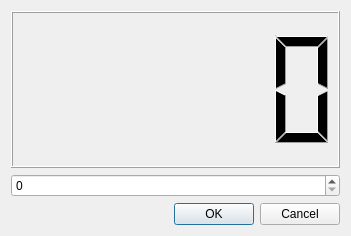
<?xml version="1.0" encoding="UTF-8"?>
<ui version="4.0">
 <class>SimpleDialog</class>
 <widget class="QDialog" name="SimpleDialog">
  <property name="geometry">
   <rect>
    <x>0</x>
    <y>0</y>
    <width>351</width>
    <height>236</height>
   </rect>
  </property>
  <property name="windowTitle">
   <string>SimpleDialog</string>
  </property>
  <layout class="QVBoxLayout" name="verticalLayout">
   <item>
    <widget class="QLCDNumber" name="lcdNumber"/>
   </item>
   <item>
    <widget class="QSpinBox" name="spinBox"/>
   </item>
   <item>
    <widget class="QDialogButtonBox" name="buttonBox">
     <property name="standardButtons">
      <set>QDialogButtonBox::Cancel|QDialogButtonBox::Ok</set>
     </property>
    </widget>
   </item>
  </layout>
 </widget>
 <layoutdefault spacing="6" margin="11"/>
 <resources/>
 <connections>
  <connection>
   <sender>spinBox</sender>
   <signal>valueChanged(int)</signal>
   <receiver>lcdNumber</receiver>
   <slot>display(int)</slot>
   <hints>
    <hint type="sourcelabel">
     <x>161</x>
     <y>190</y>
    </hint>
    <hint type="destinationlabel">
     <x>74</x>
     <y>159</y>
    </hint>
   </hints>
  </connection>
 </connections>
</ui>
